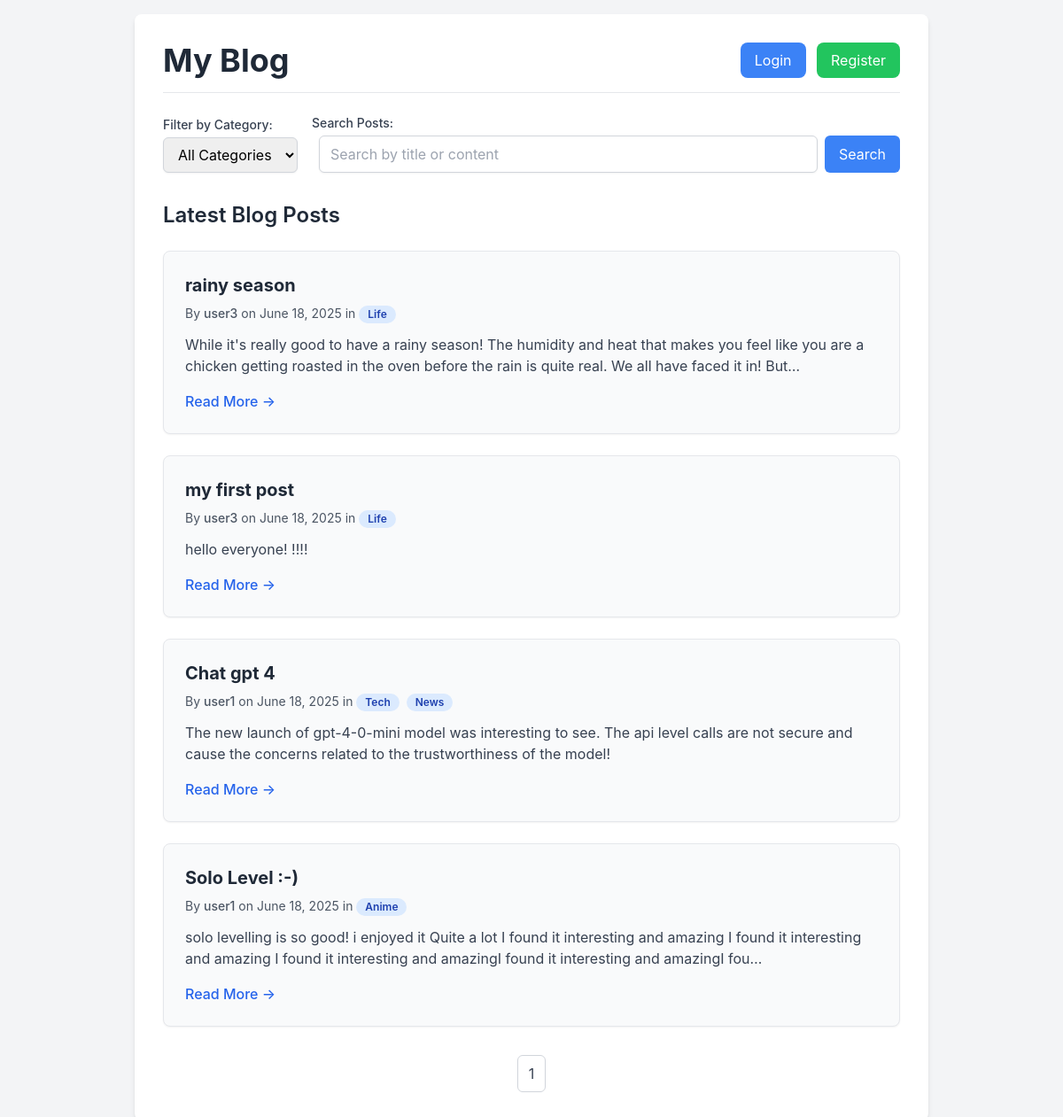
The app's page /, older data.
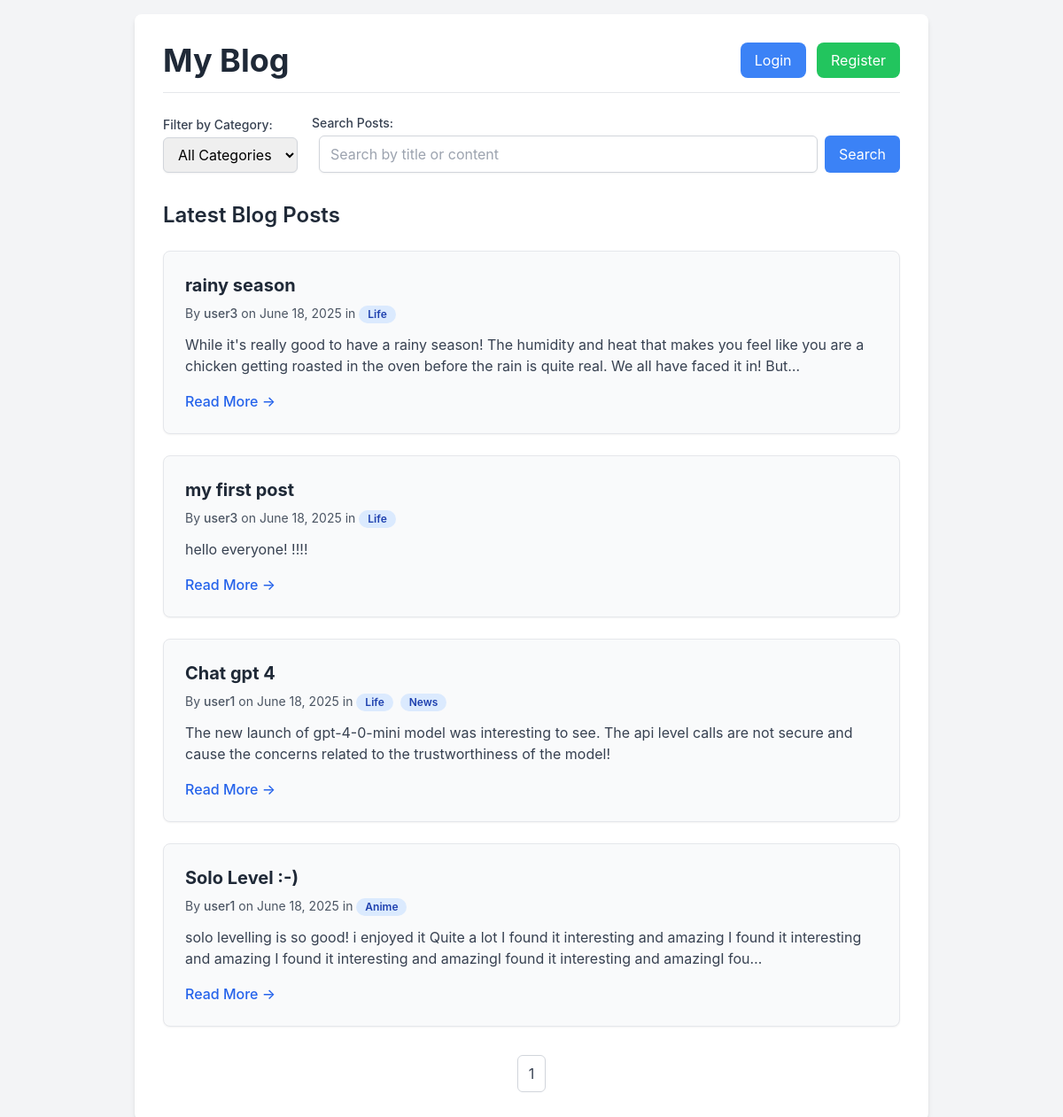
The same page, newer data.
### blog/models.py (models this page shows, shortened)
class BlogPost(models.Model):
    title = models.CharField(max_length=200)
    content = models.TextField()
    author = models.ForeignKey(User, on_delete=models.CASCADE,   related_name='blog_posts')
    published_date = models.DateTimeField(auto_now_add=True)
    is_published = models.BooleanField(default=True)
    categories = models.ManyToManyField(Category)
    created_at = models.DateTimeField(auto_now_add=True)
    updated_at = models.DateTimeField(auto_now=True)

class User(AbstractUser):
    email = models.EmailField(unique=True)
    avatar = models.ImageField(upload_to='avatars/', null=True, blank=True)
    bio = models.TextField(null=True, blank=True)
    groups = models.ManyToManyField(
        'auth.Group',
        related_name='custom_user_groups',
        blank=True,
        help_text='Groups this user belongs to.'
    )
    user_permissions = models.ManyToManyField(
        'auth.Permission',
        related_name='custom_user_permissions',
        blank=True,
        help_text='User-specific permissions.'
    )

class Category(models.Model):
    name = models.CharField(max_length=100)
    description = models.TextField(null=True, blank=True)
    created_at = models.DateTimeField(auto_now_add=True)
    updated_at = models.DateTimeField(auto_now=True)

### blog/views.py (the view)
# urls.py: path('', HomePageView.as_view(), name='home'), # Your home page with dynamic content
class HomePageView(View):
    template_name = 'home.html'
    paginate_by = 5 # Number of posts per page
    def get(self, request, *args, **kwargs):
        posts = BlogPost.objects.filter(is_published=True).order_by('-published_date')
        category_id = request.GET.get('category')
        if category_id:
            posts = posts.filter(categories__id=category_id)
        search_query = request.GET.get('q')
        if search_query:
            posts = posts.filter(
                Q(title__icontains=search_query) | Q(content__icontains=search_query)
            ).distinct() # distinct() to to avoid duplication posts
        paginator = Paginator(posts, self.paginate_by)
        page_number = request.GET.get('page')
        page_obj = paginator.get_page(page_number)
        context = {
            'page_obj': page_obj,
            'categories': Category.objects.all().order_by('name'), # All categories for dropdown
            'selected_category': category_id, # To pre-select dropdown
            'search_query': search_query, # To pre-fill search box
        }
        return render(request, self.template_name, context)

### blog/context_processors.py (called while the page is built)
def categories_processor(request):
    return {'all_categories': Category.objects.all().order_by('name')}

### templates/home.html (shortened to what this page needs)
<!DOCTYPE html>
<html lang="en">
<head>
    <script src="https://cdn.tailwindcss.com"></script>
</head>
<body class="bg-gray-100 flex flex-col items-center min-h-screen p-4">
    <div class="bg-white p-8 rounded-lg shadow-md w-full max-w-4xl">
        <nav class="flex justify-between items-center mb-6 pb-4 border-b border-gray-200">
            <h1 class="text-4xl font-bold text-gray-800">My Blog</h1>
            <div>
                {% if user.is_authenticated %}
                    <span class="text-lg text-gray-700 mr-4">Hello, <span class="font-semibold text-blue-600">{{ user.username }}</span>!</span>
                    <a href="{% url 'create_post' %}" class="inline-block bg-purple-500 text-white px-4 py-2 rounded-lg hover:bg-purple-600 transition duration-300 mr-2">New Post</a>
                    <form action="{% url 'logout' %}" method="post" class="inline-block m-0 p-0">
                        {% csrf_token %}
                        <button type="submit" class="inline-block bg-red-500 text-white px-4 py-2 rounded-lg hover:bg-red-600 transition duration-300">
                            Logout
                        </button>
                    </form>
                {% else %}
                    <a href="{% url 'login' %}" class="inline-block bg-blue-500 text-white px-4 py-2 rounded-lg hover:bg-blue-600 transition duration-300">Login</a>
                    <a href="{% url 'register' %}" class="inline-block bg-green-500 text-white px-4 py-2 rounded-lg hover:bg-green-600 transition duration-300 ml-2">Register</a>
                {% endif %}
            </div>
        </nav>
        <div class="mb-8 flex flex-col md:flex-row md:items-end justify-between space-y-4 md:space-y-0 md:space-x-4">
            <div class="w-full md:w-auto">
                <label for="category-filter" class="block text-sm font-medium text-gray-700 mb-1">Filter by Category:</label>
                <select id="category-filter" class="block w-full px-3 py-2 border border-gray-300 rounded-md shadow-sm focus:outline-none focus:ring-blue-500 focus:border-blue-500"
                        onchange="this.options[this.selectedIndex].value ? window.location.href = '?category=' + this.options[this.selectedIndex].value : window.location.href = '{% url "home" %}'">
                    <option value="">All Categories</option>
                </select>
            </div>
            <div class="w-full md:w-auto flex-grow">
                <label for="search-input" class="block text-sm font-medium text-gray-700 mb-1">Search Posts:</label>
                <form method="get" action="{% url 'home' %}" class="flex space-x-2">
                    <input type="text" id="search-input" name="q" placeholder="Search by title or content"
                           class="flex-grow px-3 py-2 border border-gray-300 rounded-md shadow-sm focus:outline-none focus:ring-2 focus:ring-blue-500 focus:border-blue-500"
                           value="{{ search_query|default:"" }}">
                    <button type="submit" class="bg-blue-500 text-white px-4 py-2 rounded-md hover:bg-blue-600 transition duration-300">Search</button>
                </form>
            </div>
        </div>
        <h2 class="text-2xl font-semibold text-gray-800 mb-6">Latest Blog Posts</h2>
        {% if page_obj.object_list %}
            <div class="space-y-6">
                {% for post in page_obj.object_list %}
                    <div class="bg-gray-50 p-6 rounded-lg shadow-sm border border-gray-200">
                        <h3 class="text-xl font-bold text-gray-800 mb-2">{{ post.title }}</h3>
                        <p class="text-sm text-gray-600 mb-3">
                            By <span class="font-medium">{{ post.author.username }}</span> on {{ post.published_date|date:"F d, Y" }}
                            {% if post.categories.all %}
                                in
                                {% for category in post.categories.all %}
                                    <span class="inline-block bg-blue-100 text-blue-800 text-xs font-semibold px-2.5 py-0.5 rounded-full mr-1">{{ category.name }}</span>
                                {% endfor %}
                            {% endif %}
                        </p>
                        <p class="text-gray-700 mb-4">{{ post.content|truncatechars:200 }}</p>
                        <div class="flex justify-between items-center mt-4">
                            <button onclick="openPostModal('{{ post.pk }}', '{% url "post_detail_api" post.pk %}')"
                                    class="text-blue-600 hover:text-blue-800 font-medium cursor-pointer">
                                Read More &rarr;
                            </button>
                        </div>
                    </div>
                {% endfor %}
            </div>
            <nav class="mt-8 flex justify-center items-center space-x-2">
                {% for num in page_obj.paginator.page_range %}
                    <a href="?page={{ num }}{% if selected_category %}&category={{ selected_category }}{% endif %}{% if search_query %}&q={{ search_query }}{% endif %}"
                       class="px-3 py-2 rounded-md border border-gray-300 bg-white text-gray-700 hover:bg-gray-100
                              {% if page_obj.number == num %} pagination-active {% endif %}">
                        {{ num }}
                    </a>
                {% endfor %}
            </nav>
        {% else %}
            <p class="text-gray-600 text-center text-lg mt-8">No blog posts found.</p>
        {% endif %}
    </div>
</body>
</html>

### templates/home.html (style rules this page uses)
body { font-family: 'Inter', sans-serif; }
.pagination-active { background-color: #2563eb; color: #ffffff; }

Row changes from the older to the newer data that the page shows:
changed BlogPost "Chat gpt 4": loses Category (name "Tech"); gains Category (name "Life")
